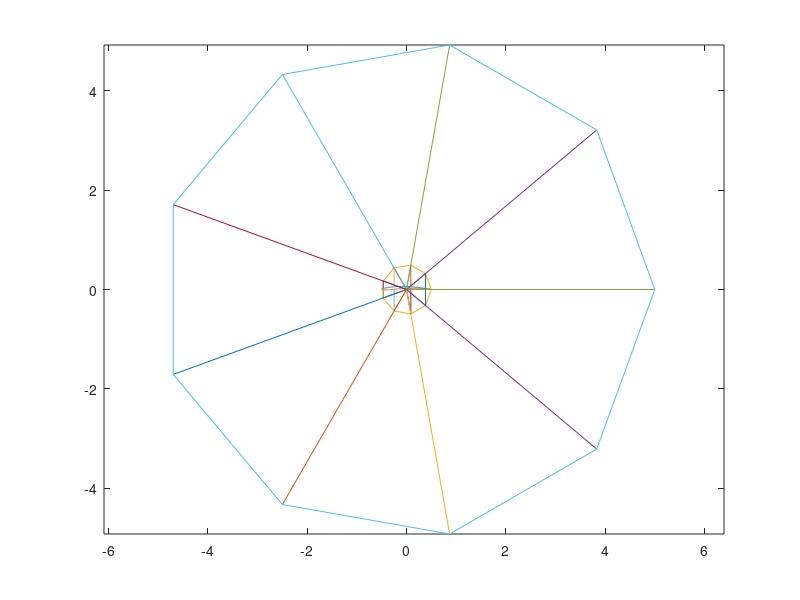
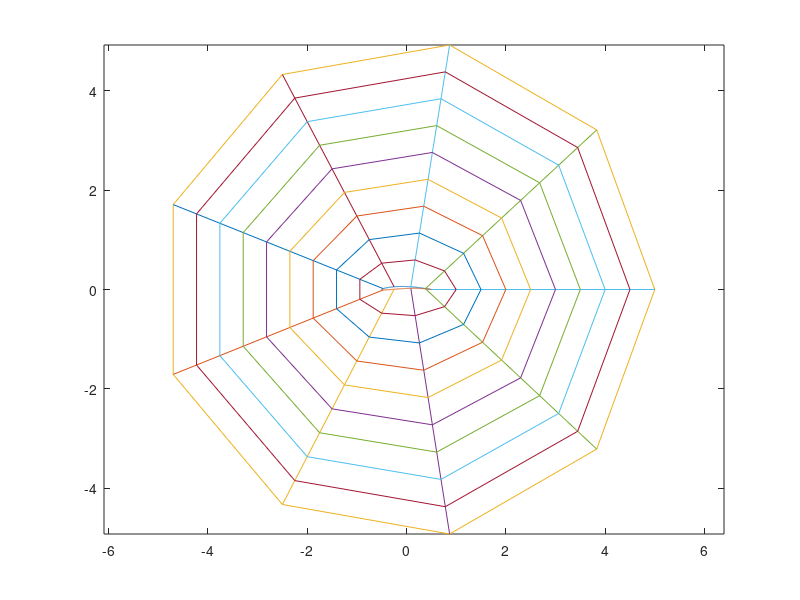

The MATLAB source for these figures, in order:
% O grid of airfoil using transformations
% Project made by Ahmed Mohamed Hassan Abdulrahman

clc
clearvars
close all

%% Initialization (Inputs)

% The Free Stream Velocity

Vinf=100;

% Choose the maximum mesh size:

i_max=10; j_max=10;

% Enter the Joukowski Airfoil Parameters

c=1;            % Chord
C_max_c=0.04;     % Maximum Camber/Chord Percentage
t_max_c=0.05;     % Maximum Thickness/Chord Percentage
AoA=4*pi/180;          % Angle of Attack of flow Percentage

% Drawing Parameters

airfoil_points=500;     % Number of points on the airfoil; More points = Better accuracy
R=5*c;                  % Far field radius assumption

% The Transformation Parameters

eta1_max=1;     eta1_min=0;
eta2_max=1;     eta2_min=0;

%% Generating Airfoil Coordinates

% Joukowski airfoil parameters calculations

b=c/4;                  
r=2*b;                  % Radius of the circle
e=t_max_c/1.3;          
beta=2*C_max_c;
a=b*(1+e)/cos(beta);

% x coordinates of the points on the upper and lower surfaces of the airfoil:
x_airfoil_coord=linspace(-r,r,airfoil_points);

% y coordinates equation on the upper surface of the airfoil:
y_upper= @(x) 2*b*e*(1-x/2/b).*(sqrt(1-(x/2/b).^2))+2*b*beta*(1-(x/2/b).^2);
% y coordinates equation on the lower surface of the airfoil:
y_lower= @(x) 2*b*e*(1-x/2/b).*(-sqrt(1-(x/2/b).^2))+2*b*beta*(1-(x/2/b).^2);

airfoil_plot=plot(x_airfoil_coord,y_upper(x_airfoil_coord),x_airfoil_coord,y_lower(x_airfoil_coord));
hold on

%% Generating Circle around airfoil

 % We must divide the circumference of the circle by the number of
 % solving points (in i)
Delta_theta=2*pi/(i_max-1);
 % to plot a circle we need points in x and y, this can be
 % achieved by using x=r*cos(theta) and y=r*sin(theta)

x_circle_plot=zeros(1,i_max);
y_circle_plot=zeros(1,i_max);

for i=1:i_max
    x_circle_plot(i)=r*cos(Delta_theta*(i-1));  % x coordinates of circle
    y_circle_plot(i)=r*sin(Delta_theta*(i-1));  % y coordinates of circle
end

 % Plotting the plain circle
plot(x_circle_plot,y_circle_plot)

hold on

%% Plotting i_max lines from the center to the circle of the airfoil

for i=1:i_max
    plot([0 x_circle_plot(i)],[0 y_circle_plot(i)])
end
hold on
axis equal
%% Projecting the intersection points
airfoil_proj=zeros(1,i_max);
for i=1:i_max
    if i<=i_max/2
        airfoil_proj(i)=y_upper(r*cos(Delta_theta*(i-1)));  % Projected coordinate
        plot([x_circle_plot(i) x_circle_plot(i)],[y_circle_plot(i) airfoil_proj(i)])
    elseif i>=i_max/2
        airfoil_proj(i)=y_lower(r*cos(Delta_theta*(i-1)));  % Projected coordinate
        plot([x_circle_plot(i) x_circle_plot(i)],[y_circle_plot(i) airfoil_proj(i)])
    end
end

%% Plotting Far field and its lines

x_circleR_plot=zeros(1,i_max);
y_circleR_plot=zeros(1,i_max);

for i=1:i_max
    x_circleR_plot(i)=R*cos(Delta_theta*(i-1));  % x coordinates of farfield circle
    y_circleR_plot(i)=R*sin(Delta_theta*(i-1));  % y coordinates of farfield circle

    plot([0 x_circleR_plot(i)],[0 y_circleR_plot(i)])
end

 % Plotting the far field circle
plot(x_circleR_plot,y_circleR_plot)

%% Discretizing the Domain

% Discretizing the domain in delta x and delta y
Delta_x=(x_circleR_plot-x_circle_plot)/(j_max-1);   % The discretized change in the x direction
Delta_y=(y_circleR_plot-airfoil_proj)/(j_max-1);    % The discretized change in the y direction

%% Plotting the whole discretized domain

figure(2)
plot(x_airfoil_coord,y_upper(x_airfoil_coord),x_airfoil_coord,y_lower(x_airfoil_coord))
hold on
axis equal
plot(x_circleR_plot,y_circleR_plot)
for i=1:i_max
    plot([x_circle_plot(i) x_circleR_plot(i)],[airfoil_proj(i) y_circleR_plot(i)])
end

% initialiazing variables used in plotting
x_coords=zeros(j_max,i_max);
y_coords=zeros(j_max,i_max);

% Setting the coordinates of the airfoil and the farfield into the
% variables

x_coords(1,:)=x_circle_plot;
y_coords(1,:)=airfoil_proj;
x_coords(j_max,:)=x_circleR_plot;
y_coords(j_max,:)=y_circleR_plot;

% plotting the lines

for j=2:j_max-1
    for i=1:i_max
        x_coords(j,i)=x_circle_plot(i)+Delta_x(i)*(j-1);
        y_coords(j,i)=airfoil_proj(i)+Delta_y(i)*(j-1);
    end
    plot(x_coords(j,:),y_coords(j,:))
end

%% Transforming into the computational domain

Delta_eta1=(eta1_max-eta1_min)/(i_max-1);
Delta_eta2=(eta2_max-eta2_min)/(j_max-1);

% initializing the eta domain

eta1_coords=zeros(j_max,i_max);
eta2_coords=zeros(j_max,i_max);

% Getting the eta1 and eta2 coordinates

for j=1:j_max
    for i=1:i_max
        eta1_coords(j,i)=Delta_eta1*(i-1);
        eta2_coords(j,i)=Delta_eta2*(j-1);
    end
end

% Calculating computational domain derivatives

x_eta1=zeros(j_max,i_max); y_eta1=zeros(j_max,i_max);
x_eta2=zeros(j_max,i_max); y_eta2=zeros(j_max,i_max);

x_eta1(:,1)=(-1*x_coords(:,i_max-1)+x_coords(:,2))./(2*Delta_eta1);
x_eta2(1,:)=(-3*x_coords(1,:)+4*x_coords(2,:)-x_coords(3,:))./(2*Delta_eta2);
y_eta1(:,1)=(-1*y_coords(:,i_max-1)+y_coords(:,2))./(2*Delta_eta1);
y_eta2(1,:)=(-3*y_coords(1,:)+4*y_coords(2,:)-y_coords(3,:))./(2*Delta_eta2);

x_eta1(:,i_max)=(-1*x_coords(:,i_max-1)+x_coords(:,2))./(2*Delta_eta1);
x_eta2(j_max,:)=(3*x_coords(j_max,:)-4*x_coords(j_max-1,:)+x_coords(j_max-2,:))./(2*Delta_eta2);
y_eta1(:,i_max)=(-1*y_coords(:,i_max-1)+y_coords(:,2))./(2*Delta_eta1);
y_eta2(j_max,:)=(3*y_coords(j_max,:)-4*y_coords(j_max-1,:)+y_coords(j_max-2,:))./(2*Delta_eta2);

for i=2:i_max-1
    x_eta1(:,i)=(-1*x_coords(:,i-1)+x_coords(:,i+1))/(2*Delta_eta1);
    y_eta1(:,i)=(-1*y_coords(:,i-1)+y_coords(:,i+1))/(2*Delta_eta1);
end

for j=2:j_max-1
    x_eta2(j,:)=(-1*x_coords(j-1,:)+x_coords(j+1,:))/(2*Delta_eta2);
    y_eta2(j,:)=(-1*y_coords(j-1,:)+y_coords(j+1,:))/(2*Delta_eta2);
end

J=x_eta1.*y_eta2-x_eta2.*y_eta1;
c11=(x_eta2.^2+y_eta2.^2)./J;
c12=-1*(x_eta1.*x_eta2+y_eta1.*y_eta2)./J;
c22=(x_eta1.^2+y_eta2.^1)./J;


%% Calculating Boundary Conditions

% at j=jmax, psi=0
% Calculting velocity components at the farfield

uinf=Vinf*cos(AoA);
vinf=Vinf*cos(AoA);

% Calculating delta psi at the farfield

Delta_psi=uinf*Delta_y-vinf*Delta_x;
